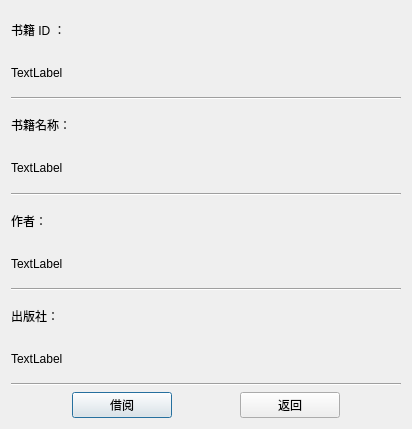
<?xml version="1.0" encoding="UTF-8"?>
<ui version="4.0">
 <class>BookDetail</class>
 <widget class="QDialog" name="BookDetail">
  <property name="geometry">
   <rect>
    <x>0</x>
    <y>0</y>
    <width>412</width>
    <height>429</height>
   </rect>
  </property>
  <property name="windowTitle">
   <string>Dialog</string>
  </property>
  <layout class="QVBoxLayout" name="verticalLayout_2" stretch="10,0,1">
   <item>
    <layout class="QVBoxLayout" name="verticalLayout" stretch="0,0,0,0,0,0,0,0,0,0,0">
     <item>
      <widget class="QLabel" name="bID_name">
       <property name="text">
        <string>书籍 ID ：</string>
       </property>
      </widget>
     </item>
     <item>
      <widget class="QLabel" name="bID_show">
       <property name="text">
        <string>TextLabel</string>
       </property>
      </widget>
     </item>
     <item>
      <widget class="Line" name="line_2">
       <property name="orientation">
        <enum>Qt::Horizontal</enum>
       </property>
      </widget>
     </item>
     <item>
      <widget class="QLabel" name="bname_name">
       <property name="text">
        <string>书籍名称：</string>
       </property>
      </widget>
     </item>
     <item>
      <widget class="QLabel" name="bname_show">
       <property name="text">
        <string>TextLabel</string>
       </property>
      </widget>
     </item>
     <item>
      <widget class="Line" name="line_3">
       <property name="orientation">
        <enum>Qt::Horizontal</enum>
       </property>
      </widget>
     </item>
     <item>
      <widget class="QLabel" name="bauthor_name">
       <property name="text">
        <string>作者：</string>
       </property>
      </widget>
     </item>
     <item>
      <widget class="QLabel" name="bauthor_show">
       <property name="text">
        <string>TextLabel</string>
       </property>
      </widget>
     </item>
     <item>
      <widget class="Line" name="line_4">
       <property name="orientation">
        <enum>Qt::Horizontal</enum>
       </property>
      </widget>
     </item>
     <item>
      <widget class="QLabel" name="bpublication_name">
       <property name="text">
        <string>出版社：</string>
       </property>
      </widget>
     </item>
     <item>
      <widget class="QLabel" name="bpublication_show">
       <property name="text">
        <string>TextLabel</string>
       </property>
      </widget>
     </item>
    </layout>
   </item>
   <item>
    <widget class="Line" name="line">
     <property name="orientation">
      <enum>Qt::Horizontal</enum>
     </property>
    </widget>
   </item>
   <item>
    <layout class="QHBoxLayout" name="horizontalLayout">
     <item>
      <spacer name="horizontalSpacer_1">
       <property name="orientation">
        <enum>Qt::Horizontal</enum>
       </property>
       <property name="sizeHint" stdset="0">
        <size>
         <width>40</width>
         <height>20</height>
        </size>
       </property>
      </spacer>
     </item>
     <item>
      <widget class="QPushButton" name="borrow_button">
       <property name="minimumSize">
        <size>
         <width>100</width>
         <height>0</height>
        </size>
       </property>
       <property name="text">
        <string>借阅</string>
       </property>
      </widget>
     </item>
     <item>
      <spacer name="horizontalSpacer_2">
       <property name="orientation">
        <enum>Qt::Horizontal</enum>
       </property>
       <property name="sizeHint" stdset="0">
        <size>
         <width>40</width>
         <height>20</height>
        </size>
       </property>
      </spacer>
     </item>
     <item>
      <widget class="QPushButton" name="return_button">
       <property name="minimumSize">
        <size>
         <width>100</width>
         <height>0</height>
        </size>
       </property>
       <property name="text">
        <string>返回</string>
       </property>
      </widget>
     </item>
     <item>
      <spacer name="horizontalSpacer">
       <property name="orientation">
        <enum>Qt::Horizontal</enum>
       </property>
       <property name="sizeHint" stdset="0">
        <size>
         <width>40</width>
         <height>20</height>
        </size>
       </property>
      </spacer>
     </item>
    </layout>
   </item>
  </layout>
 </widget>
 <resources/>
 <connections/>
</ui>
